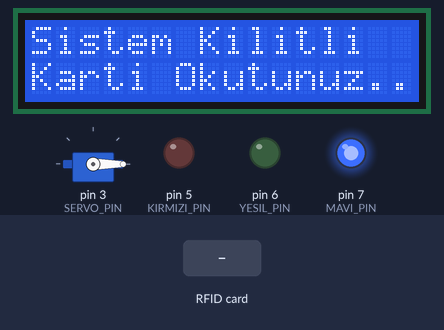
Simulated run of this sketch. Board: Arduino Uno, built with avr-gcc and run on an emulated ATmega328P. Shown: servo, 16×2 character LCD, output pins drawn as LEDs (lit = HIGH). Inputs (shaded band) come from the test bench. Pins used as bus, display or sensor lines are not drawn; what the sketch prints to the serial monitor is not drawn.

Above: at 1.3 s.
1.4 s: RFID card 5E 7A 19 C4 held to the reader
At 2.4 s:
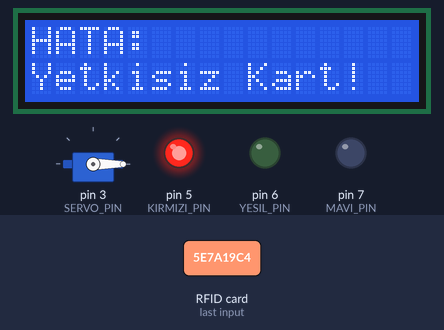
Timing chart, 0 to 5.0 s (numbered marks = the images above; inputs shaded):
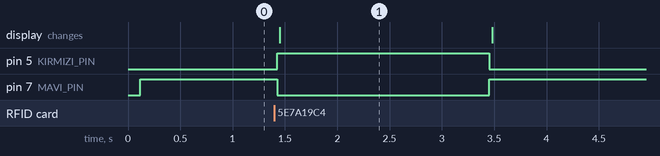

Measured:
- after the input at 1.4 s, pin 5 (KIRMIZI_PIN): LOW → HIGH at once, → LOW 2.0 s later; pin 7 (MAVI_PIN): HIGH → LOW at once, → HIGH 2.0 s later; the display: changes after 0.05 s (image 1)
- what the display in image 1 shows lasts 2.0 s, from 1.5 s to 3.5 s

The sketch:

kapikilit-RFID-Servo-LCDEkran.ino
```cpp
/*
  Ertuğrul & Öğretmen - Görsel Uyarılı Güvenlik (RFID + RGB LED)
  Bileşenler: RC522 RFID, I2C LCD, SG90 Servo, RGB LED
*/

#include <SPI.h>
#include <MFRC522.h>
#include <Wire.h>
#include <LiquidCrystal_I2C.h>
#include <Servo.h>

// --- PİN TANIMLARI ---
#define RST_PIN 9
#define SS_PIN 10
#define SERVO_PIN 3

// RGB LED Pinleri
#define KIRMIZI_PIN 5
#define YESIL_PIN 6
#define MAVI_PIN 7

// --- MODÜL KURULUMLARI ---
MFRC522 rfid(SS_PIN, RST_PIN);
LiquidCrystal_I2C lcd(0x27, 16, 2);
Servo kapiMotoru;

// --- KART ŞİFRELERİ ---
String YETKILI_KART_1 = "birinci_sifre_buraya"; // Örn: Mavi Anahtarlık
String YETKILI_KART_2 = "ikinci_sifre_buraya";  // Örn: Beyaz Kart

void setup() {
  Serial.begin(9600);
  SPI.begin();
  rfid.PCD_Init();

  kapiMotoru.attach(SERVO_PIN);
  kapiMotoru.write(0); // Kapı Kilitli

  // RGB Pinlerini çıkış olarak ayarla
  pinMode(KIRMIZI_PIN, OUTPUT);
  pinMode(YESIL_PIN, OUTPUT);
  pinMode(MAVI_PIN, OUTPUT);

  lcd.init();
  lcd.backlight();

  durumuSifirla(); // Ekranı ve LED'i bekleme moduna al

  Serial.println("--- SISTEM HAZIR ---");
}

void loop() {
  // Yeni kart okutulmadıysa başa dön
  if ( ! rfid.PICC_IsNewCardPresent()) {
    return;
  }

  // Kartın numarası okunamadıysa başa dön
  if ( ! rfid.PICC_ReadCardSerial()) {
    return;
  }

  // Kart numarasını metne çevir
  String okunanUID = "";
  for (byte i = 0; i < rfid.uid.size; i++) {
    okunanUID += String(rfid.uid.uidByte[i] < 0x10 ? "0" : "");
    okunanUID += String(rfid.uid.uidByte[i], HEX);
  }

  Serial.print("Okunan Kart: ");
  Serial.println(okunanUID);

  // --- ŞİFRE KONTROL BÖLÜMÜ ---

  if (okunanUID == YETKILI_KART_1 || okunanUID == YETKILI_KART_2) {
    // --- DOĞRU KART ---
    kapiyiAc();
  }
  else {
    // --- YANLIŞ KART ---
    hataliGiris();
  }

  rfid.PICC_HaltA(); // Modülü uyut
}

// ==========================================
// YARDIMCI FONKSİYONLAR
// ==========================================

void kapiyiAc() {
  // LED'i Yeşil Yap
  renkAyarla(LOW, HIGH, LOW);

  lcd.clear();
  lcd.setCursor(0, 0);
  lcd.print("Giris Basarili!");
  lcd.setCursor(0, 1);
  lcd.print("Kapi Acildi...");

  kapiMotoru.write(90); // Kapıyı aç
  delay(4000);          // 4 saniye bekle
  kapiMotoru.write(0);  // Kapıyı kilitle

  durumuSifirla();      // Sistemi eski haline getir
}

void hataliGiris() {
  // LED'i Kırmızı Yap
  renkAyarla(HIGH, LOW, LOW);

  lcd.clear();
  lcd.setCursor(0, 0);
  lcd.print("HATA:");
  lcd.setCursor(0, 1);
  lcd.print("Yetkisiz Kart!");

  delay(2000); // 2 saniye uyarı ver

  durumuSifirla(); // Sistemi eski haline getir
}

void durumuSifirla() {
  // LED'i Mavi Yap (Bekleme Modu)
  renkAyarla(LOW, LOW, HIGH);

  lcd.clear();
  lcd.setCursor(0, 0);
  lcd.print("Sistem Kilitli");
  lcd.setCursor(0, 1);
  lcd.print("Karti Okutunuz..");
}

// RGB LED Renk Kontrol Fonksiyonu
void renkAyarla(bool k, bool y, bool m) {
  digitalWrite(KIRMIZI_PIN, k);
  digitalWrite(YESIL_PIN, y);
  digitalWrite(MAVI_PIN, m);
}
```
